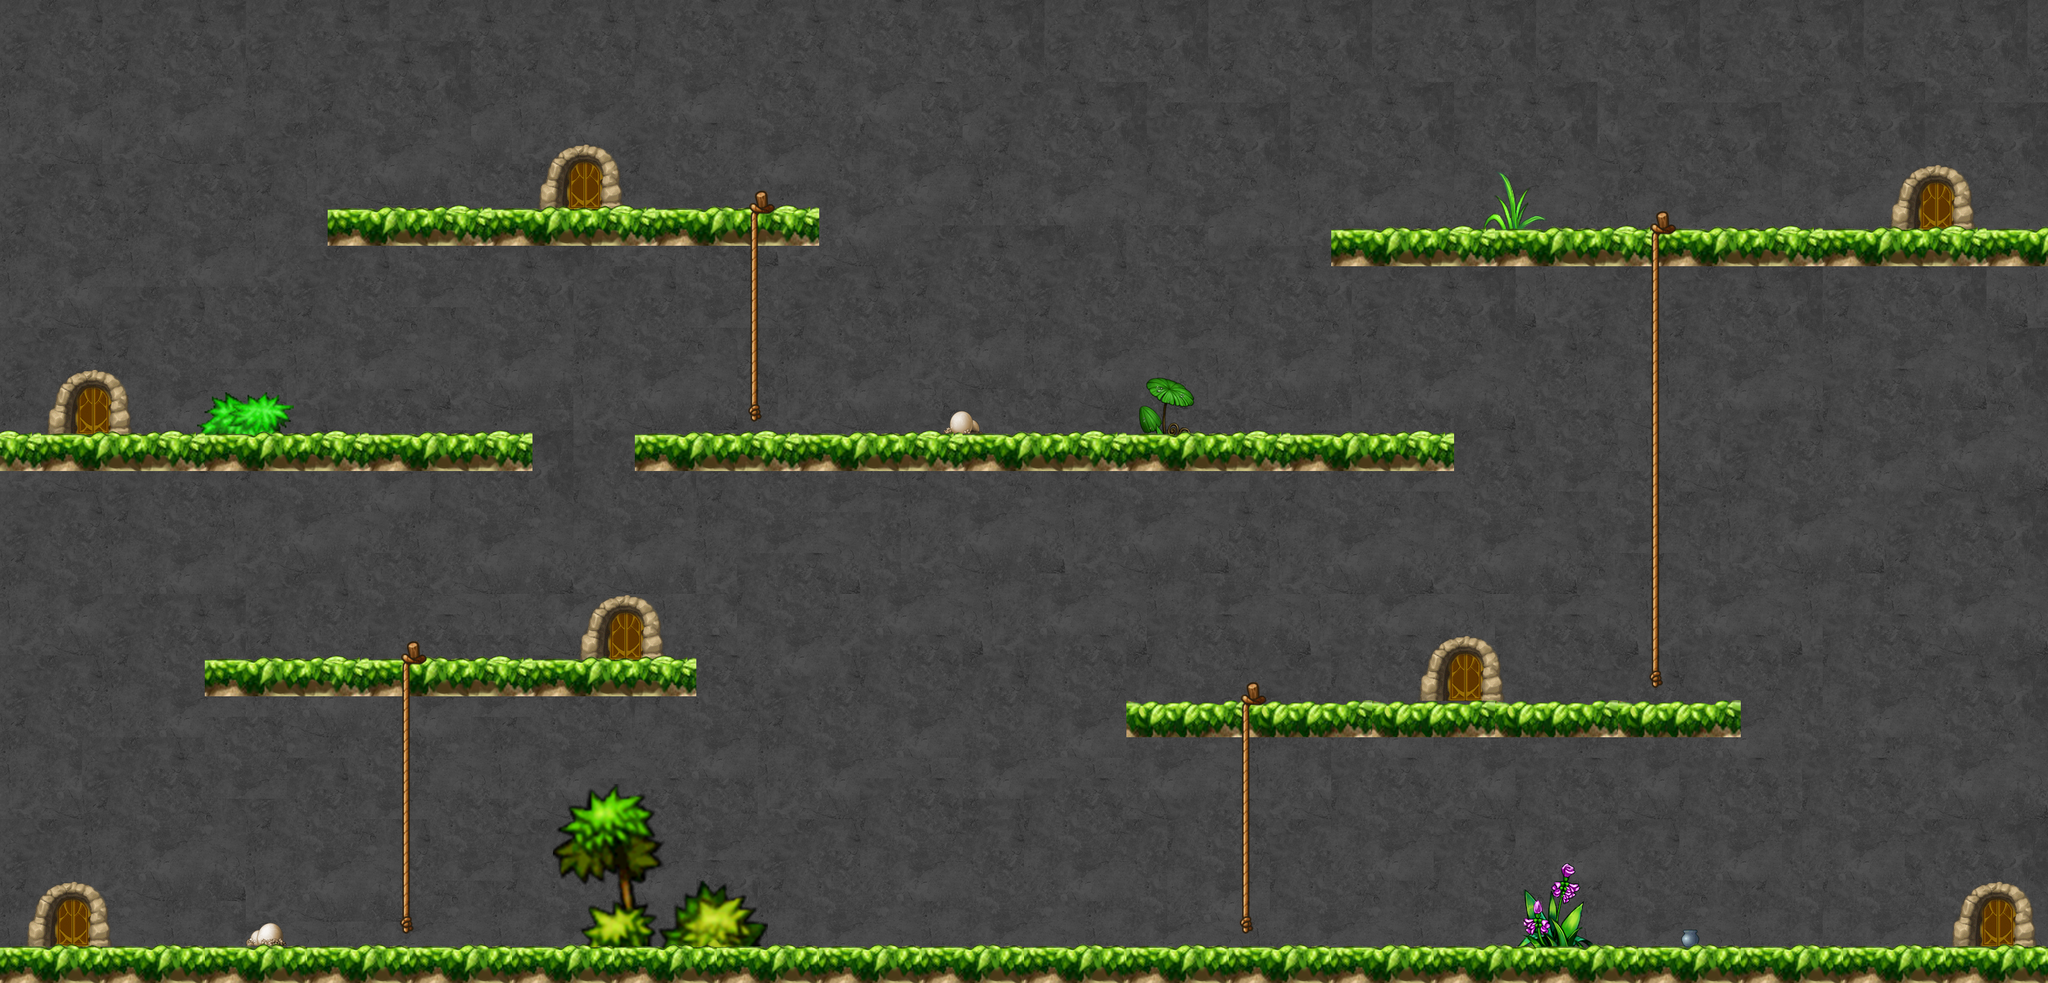

This is a level from a 2D game, rendered from its Tiled map with the project's own tilesets. A one-line summary and the map file follow, with tile-layer data summarised:
An orthogonal 100x48 tile map with 32x32 px tiles, 5 tile layers (bg, bgzhuangshi, bg2, eage_h, ...), 4 tilesets.

<map version="1.0" orientation="orthogonal" width="100" height="48" tilewidth="32" tileheight="32">
 <tileset firstgid="1" name="titlemapfloor" tilewidth="32" tileheight="32">
  <image source="titlemapfloor.png" width="928" height="608" />
 </tileset>
 <tileset firstgid="552" name="downfoor" tilewidth="32" tileheight="32">
  <image source="downfoor.png" width="1312" height="992" />
 </tileset>
 <tileset firstgid="1823" name="treemap" tilewidth="32" tileheight="32">
  <image source="treemap.png" width="1408" height="1280" />
 </tileset>
 <tileset firstgid="3583" name="bgqiang" tilewidth="32" tileheight="32">
  <image source="bgqiang.png" width="256" height="256" />
 </tileset>
 <layer name="bg" width="100" height="48">
  <data>[4800 cells, 4800 non-empty, 64 distinct tile ids]</data>
 </layer>
 <layer name="bgzhuangshi" width="100" height="48">
  <data>[4800 cells, 164 non-empty, 164 distinct tile ids]</data>
 </layer>
 <layer name="bg2" width="100" height="48">
  <data>[4800 cells, 140 non-empty, 20 distinct tile ids]</data>
 </layer>
 <layer name="eage_h" width="100" height="48">
  <data>[4800 cells, 558 non-empty, 38 distinct tile ids]</data>
 </layer>
 <layer name="tizi" width="100" height="48">
  <data>[4800 cells, 128 non-empty, 12 distinct tile ids]</data>
 </layer>
 <objectgroup name="droo" width="100" height="48" />
</map>